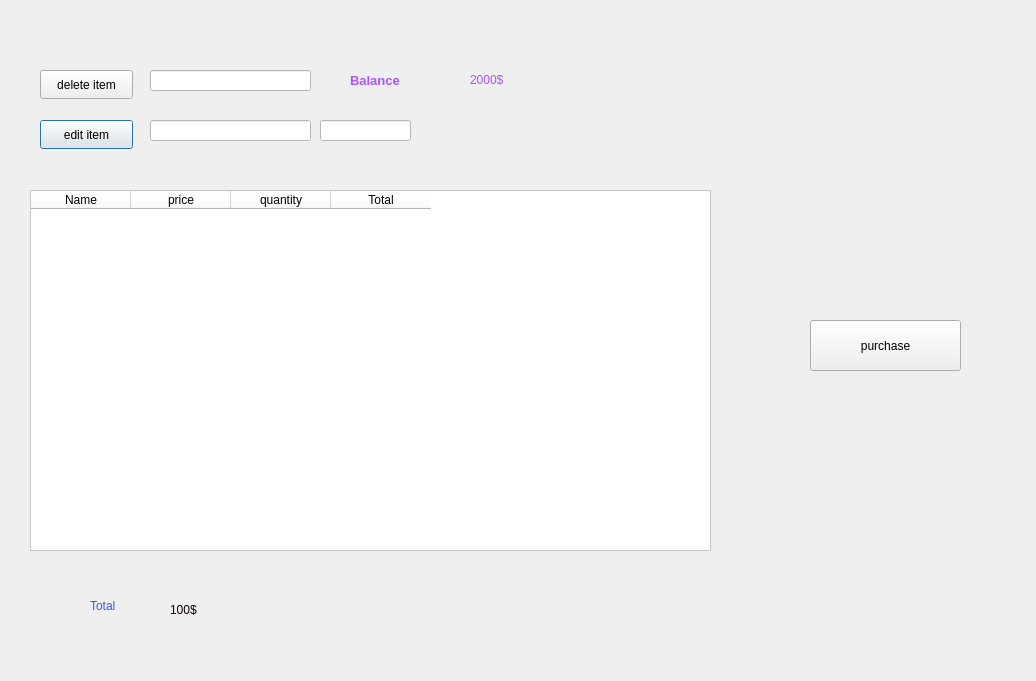
<?xml version="1.0" encoding="UTF-8"?>
<ui version="4.0">
 <class>Dialog</class>
 <widget class="QDialog" name="Dialog">
  <property name="geometry">
   <rect>
    <x>0</x>
    <y>0</y>
    <width>1036</width>
    <height>681</height>
   </rect>
  </property>
  <property name="windowTitle">
   <string>Dialog</string>
  </property>
  <widget class="QLabel" name="label_11">
   <property name="geometry">
    <rect>
     <x>470</x>
     <y>70</y>
     <width>91</width>
     <height>20</height>
    </rect>
   </property>
   <property name="styleSheet">
    <string notr="true">color: rgb(170, 85, 255);
font: 75 10pt &quot;MS Shell Dlg 2&quot;;</string>
   </property>
   <property name="text">
    <string>2000$</string>
   </property>
  </widget>
  <widget class="QLineEdit" name="edit">
   <property name="geometry">
    <rect>
     <x>150</x>
     <y>120</y>
     <width>161</width>
     <height>21</height>
    </rect>
   </property>
   <property name="styleSheet">
    <string notr="true">background-color: rgb(255, 255, 255);</string>
   </property>
  </widget>
  <widget class="QPushButton" name="pushButton_6">
   <property name="geometry">
    <rect>
     <x>40</x>
     <y>120</y>
     <width>93</width>
     <height>29</height>
    </rect>
   </property>
   <property name="text">
    <string>edit item</string>
   </property>
  </widget>
  <widget class="QTableWidget" name="tableWidget_2">
   <property name="geometry">
    <rect>
     <x>30</x>
     <y>190</y>
     <width>681</width>
     <height>361</height>
    </rect>
   </property>
   <property name="styleSheet">
    <string notr="true">background-color: rgb(255, 255, 255);</string>
   </property>
   <column>
    <property name="text">
     <string>Name</string>
    </property>
   </column>
   <column>
    <property name="text">
     <string>price</string>
    </property>
   </column>
   <column>
    <property name="text">
     <string>quantity</string>
    </property>
   </column>
   <column>
    <property name="text">
     <string>Total</string>
    </property>
   </column>
  </widget>
  <widget class="QLabel" name="label_12">
   <property name="geometry">
    <rect>
     <x>170</x>
     <y>600</y>
     <width>91</width>
     <height>20</height>
    </rect>
   </property>
   <property name="styleSheet">
    <string notr="true">color: rgb(7, 0, 2);
font: 75 10pt &quot;MS Shell Dlg 2&quot;;</string>
   </property>
   <property name="text">
    <string>100$</string>
   </property>
  </widget>
  <widget class="QLabel" name="label_10">
   <property name="geometry">
    <rect>
     <x>350</x>
     <y>70</y>
     <width>101</width>
     <height>21</height>
    </rect>
   </property>
   <property name="font">
    <font>
     <pointsize>10</pointsize>
     <weight>75</weight>
     <bold>true</bold>
    </font>
   </property>
   <property name="styleSheet">
    <string notr="true">color: rgb(170, 85, 255);</string>
   </property>
   <property name="text">
    <string>Balance</string>
   </property>
  </widget>
  <widget class="QPushButton" name="pushButton_5">
   <property name="geometry">
    <rect>
     <x>40</x>
     <y>70</y>
     <width>93</width>
     <height>29</height>
    </rect>
   </property>
   <property name="text">
    <string>delete item</string>
   </property>
  </widget>
  <widget class="QLineEdit" name="delete_2">
   <property name="geometry">
    <rect>
     <x>150</x>
     <y>70</y>
     <width>161</width>
     <height>21</height>
    </rect>
   </property>
   <property name="styleSheet">
    <string notr="true">background-color: rgb(255, 255, 255);</string>
   </property>
  </widget>
  <widget class="QLineEdit" name="edit_2">
   <property name="geometry">
    <rect>
     <x>320</x>
     <y>120</y>
     <width>91</width>
     <height>21</height>
    </rect>
   </property>
   <property name="styleSheet">
    <string notr="true">background-color: rgb(255, 255, 255);</string>
   </property>
  </widget>
  <widget class="QLabel" name="label">
   <property name="geometry">
    <rect>
     <x>90</x>
     <y>580</y>
     <width>61</width>
     <height>51</height>
    </rect>
   </property>
   <property name="styleSheet">
    <string notr="true">font: 75 10pt &quot;MS Shell Dlg 2&quot;;
color: rgb(58, 84, 255);</string>
   </property>
   <property name="text">
    <string>Total</string>
   </property>
  </widget>
  <widget class="QPushButton" name="pushButton">
   <property name="geometry">
    <rect>
     <x>810</x>
     <y>320</y>
     <width>151</width>
     <height>51</height>
    </rect>
   </property>
   <property name="styleSheet">
    <string notr="true">font: 75 12pt &quot;MS Shell Dlg 2&quot;;</string>
   </property>
   <property name="text">
    <string>purchase</string>
   </property>
  </widget>
 </widget>
 <resources/>
 <connections/>
</ui>
